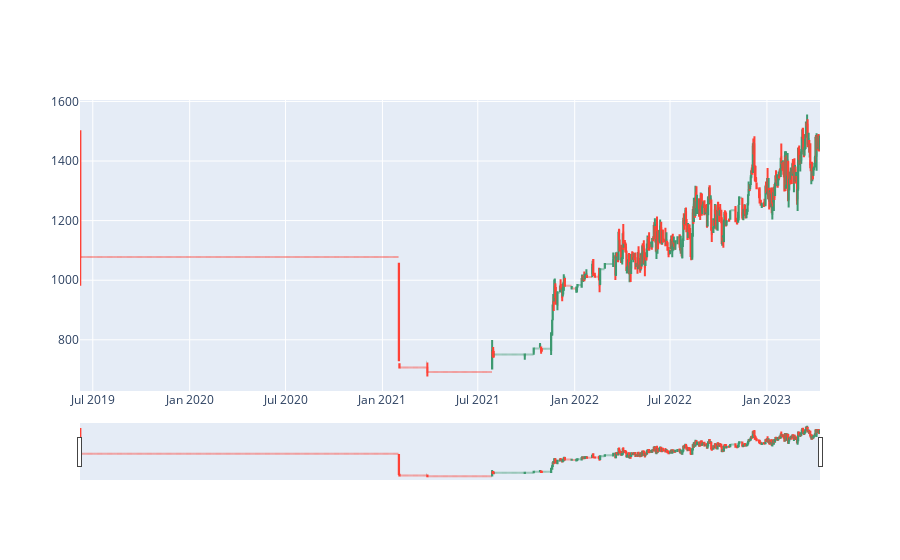

Source (notebook cell):
### Code cell
fig = go.Figure(data =[go.Candlestick(x=daily_user_data.index,
                open =daily_user_data['open'],
                high =daily_user_data['high'],
                low  =daily_user_data['low'],
                close=daily_user_data['close'])])

fig.show()

### Figure 1 — Plotly figure (JSON) as saved in the notebook; plotly's stock layout.template omitted (floating-point values rounded to 4 significant figures; data arrays with more than 128 entries replaced by an {"elided": "..."} marker saying what was removed)
{"data": [{"close": {"elided": "1405 int values"}, "high": {"elided": "1405 int values"}, "low": {"elided": "1405 int values"}, "open": {"elided": "1405 int values"}, "type": "candlestick", "x": {"elided": "1405 str values"}}], "layout": {}}
